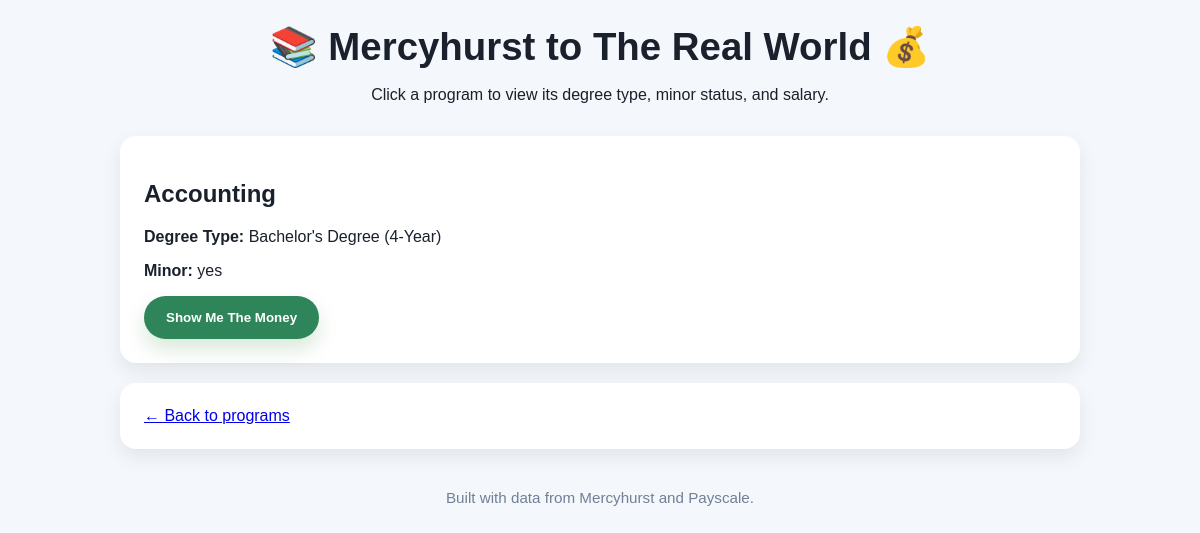
The app's page /program/1 with its own data.
### tables this page shows
CREATE TABLE courses (
    id INTEGER PRIMARY KEY AUTOINCREMENT,
    title TEXT NOT NULL,
    degree_type TEXT
, minor TEXT);

### app.py (the view)
@app.route('/program/<int:program_id>')
def program_detail(program_id):
    conn = get_db_connection()
    program = conn.execute(
        'SELECT c.id, c.title, c.degree_type, c.minor, s.average_salary, s.source_degree '
        'FROM courses c LEFT JOIN salaries s ON c.id = s.id '
        'WHERE c.id = ?', (program_id,)
    ).fetchone()
    conn.close()
    if program is None:
        abort(404)
    minor_value = 'yes' if program['minor'] == 'yes' else 'no'
    salary_value = program['average_salary'] if program['average_salary'] else 'N/A'
    source_degree = program['source_degree'] if program['source_degree'] else 'No source available'
    return render_template(
        'program_detail.html',
        program=program,
        minor_value=minor_value,
        salary_value=salary_value,
        source_degree=source_degree,
        title=PAGE_TITLE,
        subtitle=PAGE_SUBTITLE
    )

### app.py (called while the page is built)
def get_db_connection():
    conn = sqlite3.connect(DATABASE)
    conn.row_factory = sqlite3.Row
    return conn

### templates/program_detail.html (shortened to what this page needs)
{% extends 'base.html' %}
{% block content %}
<div class="card">
    <h2>{{ program.title }}</h2>
    <p><strong>Degree Type:</strong> {{ program.degree_type }}</p>
    <p><strong>Minor:</strong> {{ minor_value }}</p>
    <button class="button-green" id="show-money">Show Me The Money</button>
</div>
<div class="card">
    <a href="/">← Back to programs</a>
</div>
{% endblock %}

### templates/base.html (style rules this page uses)
body { font-family: Arial, sans-serif; margin: 0; padding: 0; background-color: #f4f7fb; color: #1a202c; }
.card { background: white; border-radius: 16px; box-shadow: 0 8px 20px rgba(0,0,0,0.08); padding: 24px; margin-bottom: 20px; }
.button-green { background-color: #2f855a; color: white; border: none; padding: 14px 22px; border-radius: 999px; cursor: pointer; font-weight: 700; box-shadow: 0 10px 20px rgba(46, 125, 50, 0.18); transition: background-color 0.2s ease, transform 0.2s ease; }

### records on screen
courses: title "Accounting", degree_type "Bachelor's Degree (4-Year)", minor "yes"

### other values on screen
{{ title if title else 'College to The Real World' }} "📚 Mercyhurst to The Real World 💰"
{{ subtitle }} "Click a program to view its degree type, minor status, and salary."
